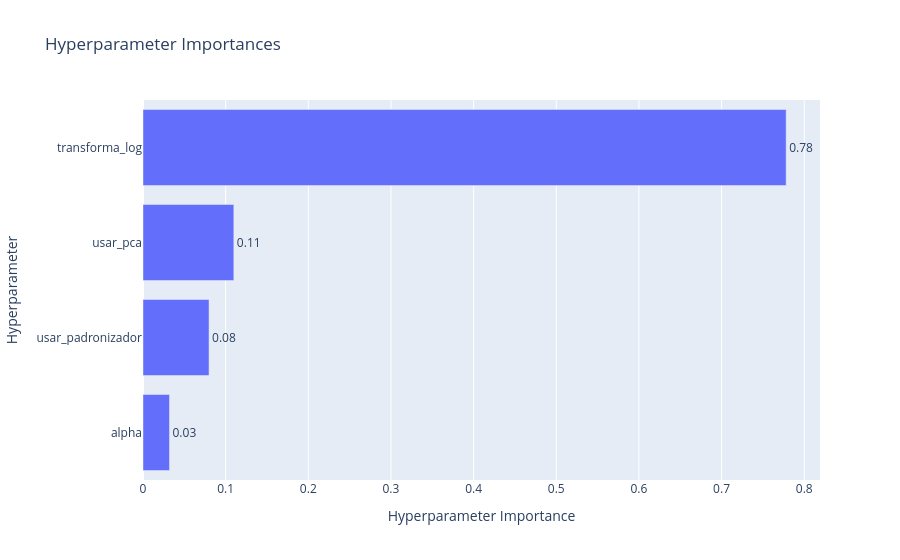

The notebook cell saved with this chart:
### Markdown cell above
Temos aqui que o melhor modelo de Ridge avaliado pelo Optuna em termos de $\text{RMSE}$, com validação cruzada, apresentou uma $\text{NRMSE}$ de 71%. Ou seja, a raiz do erro quadrático médio equivale a 71% do desvio padrão da variável-alvo do conjunto sobre o qual o modelo foi testado. Dessa forma, embora a $\text{RMSE}$ aparente ser um valor pequeno, isso se deve à escala e baixa variância dos dados do índice de refração. Assim, a $\text{NRMSE}$ fornece uma melhor análise quantitativa para a comparação do desemepnho dos modelos.

Observa-se que a $\text{NRMSE}$ de teste final foi de 59%, 12 pontos percentuais melhor do que a de validação cruzada. Essa diferença reforça a importância da validação cruzada para avaliar mais precisamente a capacidade de generalização dos modelos, atenuandoo efeito de partições favoráveis ou desfavoráveis pelo acaso.

Além disso, nota-se que a padronização foi aplicada, o que é esperado para modelos de regularização, uma vez que são sensíveis à magnitude dos dados dos preditores. Como trnasformação, também foi aplicada a transformação logarítmica, o que pode ter favorecido a homoscedasticidade dos resíduos.

### Code cell
vis.plot_param_importances(estudo_hpc)

### Figure 1 — Plotly figure (JSON) as saved in the notebook; plotly's stock layout.template omitted (floating-point values rounded to 4 significant figures)
{"data": [{"cliponaxis": false, "hovertemplate": ["alpha (FloatDistribution): 0.032078298733226554<extra></extra>", "usar_padronizador (CategoricalDistribution): 0.07990296366878864<extra></extra>", "usar_pca (CategoricalDistribution): 0.10989125578209145<extra></extra>", "transforma_log (CategoricalDistribution): 0.7781274818158933<extra></extra>"], "name": "Objective Value", "orientation": "h", "text": ["0.03", "0.08", "0.11", "0.78"], "textposition": "outside", "type": "bar", "x": [0.03208, 0.0799, 0.1099, 0.7781], "y": ["alpha", "usar_padronizador", "usar_pca", "transforma_log"]}], "layout": {"title": {"text": "Hyperparameter Importances"}, "xaxis": {"title": {"text": "Hyperparameter Importance"}}, "yaxis": {"title": {"text": "Hyperparameter"}}}}
